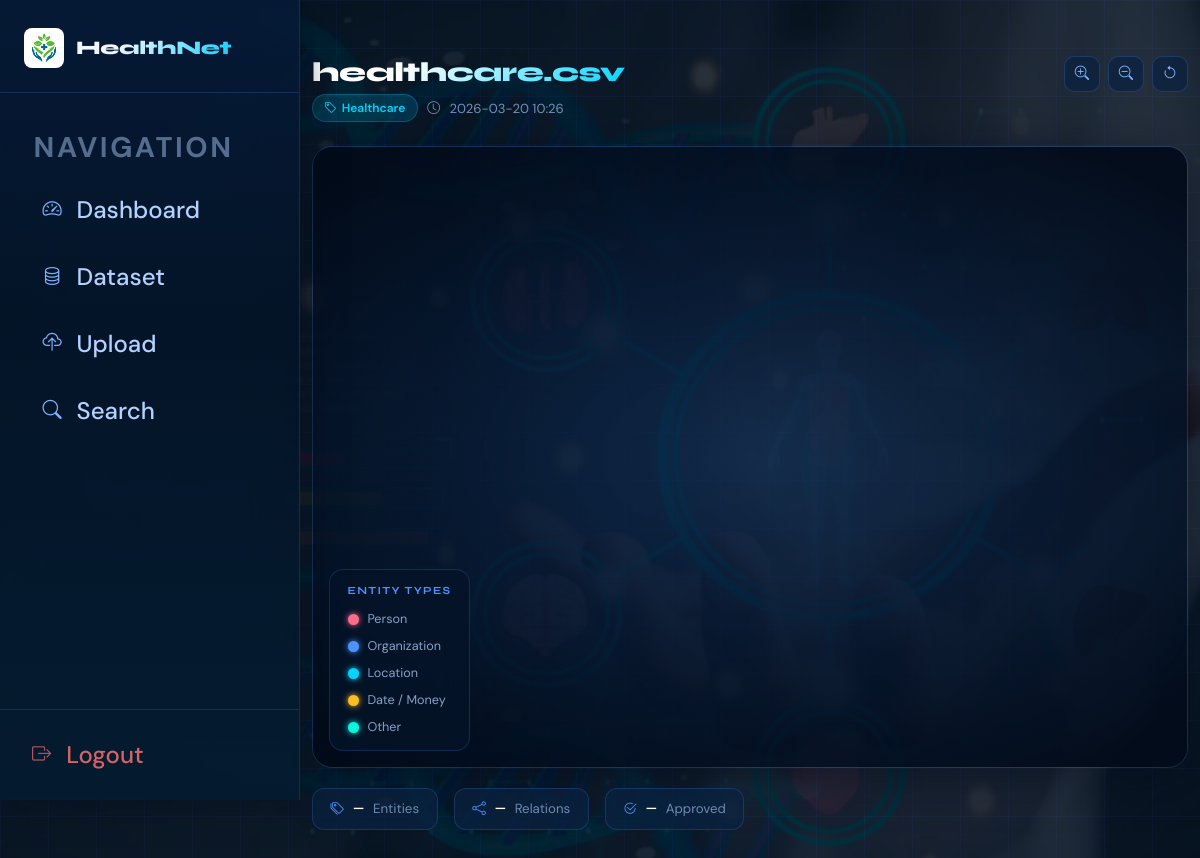
Page /graph/13 (signed in) on the committed database.
### app.py (models this page shows, shortened)
class Dataset(db.Model):
    __tablename__ = 'datasets'
    id = db.Column(db.Integer, primary_key=True)
    name = db.Column(db.String(200), nullable=False)
    domain = db.Column(db.String(50), nullable=False)
    filename = db.Column(db.String(200), nullable=False)
    user_id = db.Column(db.Integer, db.ForeignKey('users.id'), nullable=False)
    uploaded_at = db.Column(db.DateTime, default=datetime.utcnow)
    processed = db.Column(db.Boolean, default=False)
    source_type = db.Column(db.String(50), default='upload')  # 'upload', 'wikipedia', 'arxiv'
    source_url = db.Column(db.String(500), nullable=True)  # Original source URL
    entities = db.relationship('Entity', backref='dataset', lazy=True, cascade='all, delete-orphan')
    relations = db.relationship('Relation', backref='dataset', lazy=True, cascade='all, delete-orphan')

### app.py (the view)
@app.route('/graph/<int:dataset_id>')
@login_required
def view_graph(dataset_id):
    dataset = Dataset.query.get_or_404(dataset_id)
    if dataset.user_id != current_user.id and not current_user.is_admin:
        flash('Access denied')
        return redirect(url_for('dashboard'))
    return render_template('graph.html', dataset=dataset)

### app.py (called while the page is built)
@login_manager.user_loader
def load_user(user_id):
    return User.query.get(int(user_id))

### templates/graph.html (shortened to what this page needs)
{% extends "base.html" %}
{% block content %}
<div class="graph-page">
  <div class="graph-header">
    <div>
      <h2>{{ dataset.name }}</h2>
      <div class="graph-meta">
        <span class="pill-domain"><i class="bi bi-tag"></i>{{ dataset.domain }}</span>
        <i class="bi bi-clock"></i> {{ dataset.uploaded_at.strftime('%Y-%m-%d %H:%M') }}
      </div>
    </div>
    <div class="graph-toolbar">
      <button class="tool-btn" onclick="zoomIn()"    title="Zoom In">   <i class="bi bi-zoom-in"></i></button>
      <button class="tool-btn" onclick="zoomOut()"   title="Zoom Out">  <i class="bi bi-zoom-out"></i></button>
      <button class="tool-btn" onclick="resetView()" title="Reset View"><i class="bi bi-arrow-counterclockwise"></i></button>
    </div>
  </div>
  <div class="graph-stage">
    <div id="graph-container"></div>
    <div class="graph-legend">
      <div class="legend-title">Entity Types</div>
      <div class="legend-item"><div class="legend-dot" style="background:#ff6b8a; color:#ff6b8a;"></div> Person</div>
      <div class="legend-item"><div class="legend-dot" style="background:#4d93ff; color:#4d93ff;"></div> Organization</div>
      <div class="legend-item"><div class="legend-dot" style="background:#00d4ff; color:#00d4ff;"></div> Location</div>
      <div class="legend-item"><div class="legend-dot" style="background:#fbbf24; color:#fbbf24;"></div> Date / Money</div>
      <div class="legend-item"><div class="legend-dot" style="background:#0af5e0; color:#0af5e0;"></div> Other</div>
    </div>
  </div>
  <div class="graph-stats">
    <div class="graph-stat-chip">
      <i class="bi bi-tags"></i>
      <strong id="statNodes">—</strong>
      <span>Entities</span>
    </div>
    <div class="graph-stat-chip">
      <i class="bi bi-share"></i>
      <strong id="statEdges">—</strong>
      <span>Relations</span>
    </div>
    <div class="graph-stat-chip">
      <i class="bi bi-check2-circle"></i>
      <strong id="statApproved">—</strong>
      <span>Approved</span>
    </div>
  </div>
</div>
{% endblock %}

### static/css/style.css (style rules this page uses)
body { font-family: 'Segoe UI', Tahoma, Geneva, Verdana, sans-serif; background: linear-gradient(135deg, #f5f7fa 0%, #c3cfe2 100%); min-height: 100vh; margin: 0; padding: 0; }
#graph-container { border-radius: 15px; overflow: hidden; box-shadow: var(--box-shadow); background: white; min-height: 500px; }
.legend-item { display: flex; align-items: center; margin: 0.5rem 0; }

### templates/base.html (style rules this page uses)
:root { --blue-950: #020b1a; --blue-900: #051428; --blue-800: #0a2240; --blue-700: #0d3260; --blue-600: #1048a0; --blue-500: #1a6ef5; --blue-400: #4d93ff; --blue-300: #80b4ff; --blue-200: #b3d2ff; --blue-100: #ddeeff; --accent-cyan: #00d4ff; --accent-teal: #0af5e0; --surface-1: rgba(10, 34, 64, 0.85); --border-blue: rgba(77, 147, 255, 0.2); --text-primary: #e8f2ff; --text-secondary: rgba(179, 210, 255, 0.7); --shadow-card: 0 4px 24px rgba(2, 11, 26, 0.5); --sidebar-width: 300px; }
*, *::before, *::after { box-sizing: border-box; }
html, body { font-family: 'DM Sans', sans-serif; background: var(--blue-950); color: var(--text-primary); min-height: 100vh; overflow-x: hidden; margin: 0; padding: 0; }
body::before { content: ''; position: fixed; inset: 0; background: radial-gradient(ellipse 80% 55% at 8% 4%, rgba(26,110,245,.17) 0%, transparent 60%), radial-gradient(ellipse 55% 50% at 92% 88%, rgba(0,212,255,.12) 0%, transparent 60%), radial-gradient(ellipse 40% 40% at 50% 50%, rgba(10,245,224,.05) 0%, transparent 70%); pointer-events: none; z-index: 0; }
body::after { content: ''; position: fixed; inset: 0; background-image: linear-gradient(rgba(77,147,255,.035) 1px, transparent 1px), linear-gradient(90deg, rgba(77,147,255,.035) 1px, transparent 1px); background-size: 48px 48px; pointer-events: none; z-index: 0; }

### rows in the picture
Dataset: name "healthcare.csv", domain "Healthcare", uploaded_at "2026-03-20 10:26"
